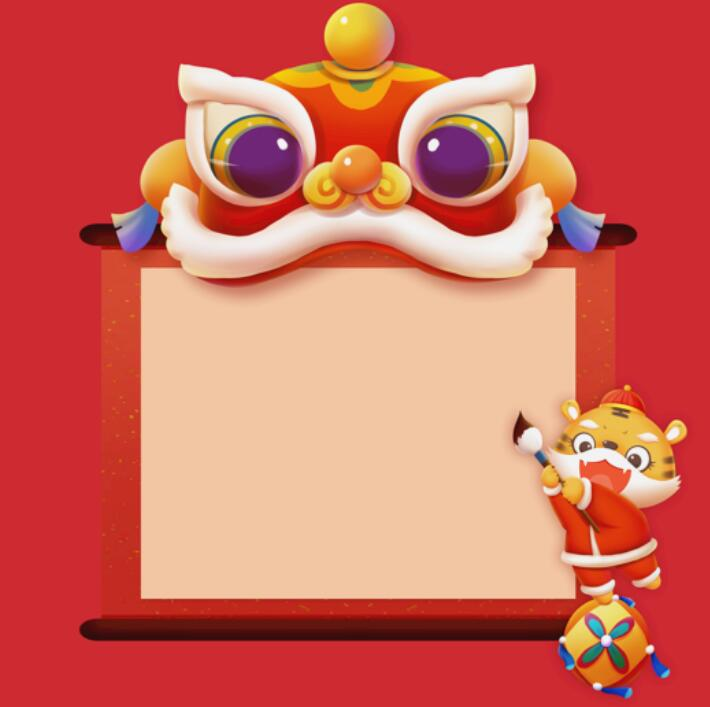
#> input picture NumberImgGrenerator/RawNumberBG.jpg, 710 x 707 px, found by its file name
$ python GrenerateNumberImg.py
#> lines starting #> are read from the running program, lines starting #| are printed output that depends on the picture
from PIL import Image
from PIL import ImageFont
from PIL import ImageDraw
img = Image.open("./NumberImgGrenerator/RawNumberBG.jpg")
#> img is the input picture: PIL image 710x707 RGB; mean R, G, B 211.3, 105.9, 90.8
font = ImageFont.truetype(r'./NumberImgGrenerator/FZZJ-LongYTJW.TTF', 200)
# font = ImageFont.truetype(r'Osake.ttf', 330)

for i in range(1, 300+1):
    tmpImg = img.copy()
    draw = ImageDraw.Draw(tmpImg)
    draw_str = '{0:03}'.format(i)

    px = 180
    py = 320

    draw.text((px, py), draw_str, (0,0,0), font=font)
    tmpImg.save('./RawImgs/CharaImages/NumberImgs/Number_{}.jpg'.format(draw_str))
#> this loop made 300 passes
#> pass 1, `tmpImg.save('./RawImgs/CharaImages/NumberImgs/Number_{}.jpg'.format(dr..`:
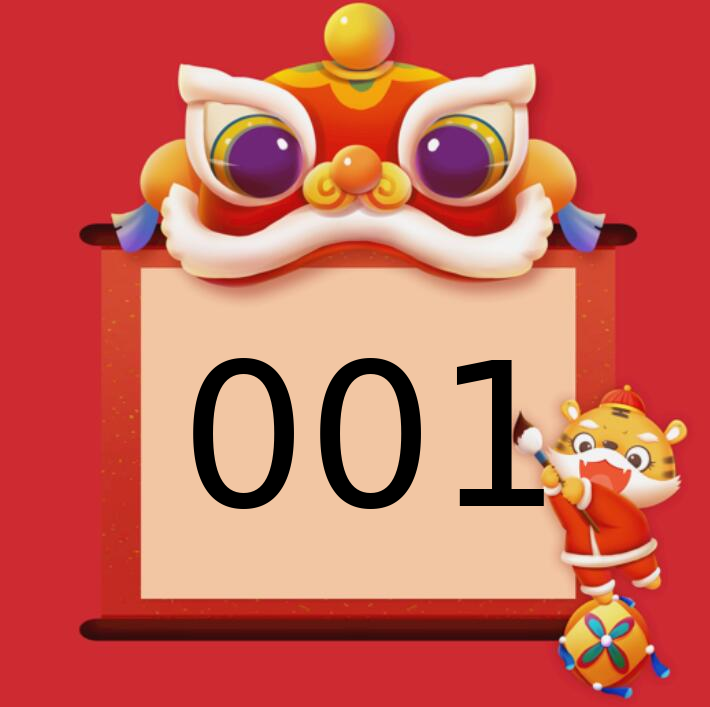
#> saved as Number_001.jpg: PIL image 710x707 RGB; mean R, G, B 202.8, 99, 85.1
#> pass 2, `tmpImg.save('./RawImgs/CharaImages/NumberImgs/Number_{}.jpg'.format(dr..`:
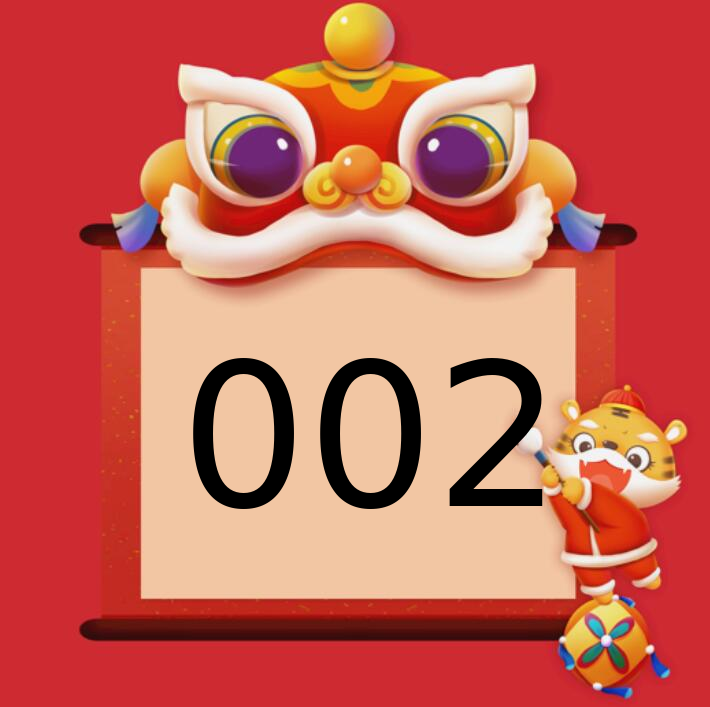
#> saved as Number_002.jpg: PIL image 710x707 RGB; mean R, G, B 202.5, 98.7, 84.9
#> after the loop:
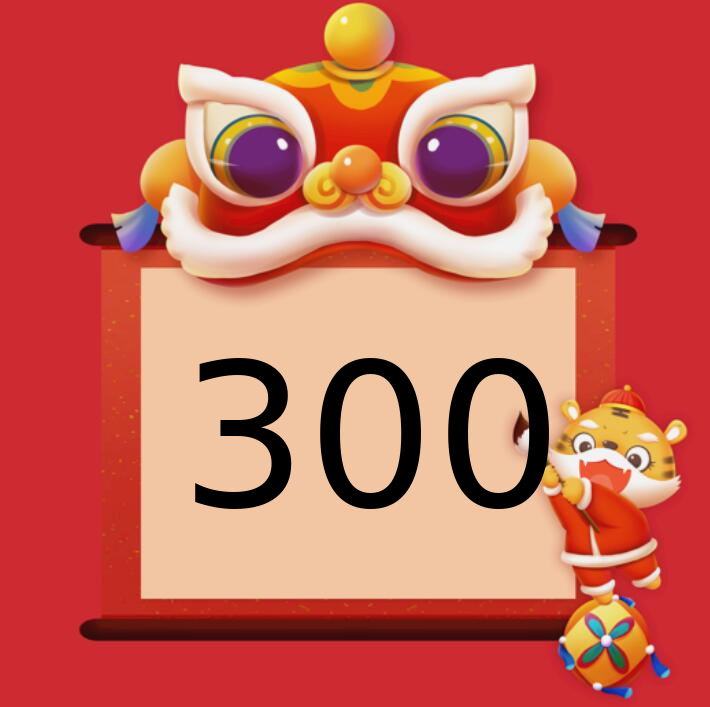
#> tmpImg: PIL image 710x707 RGB; mean R, G, B 202.4, 98.6, 84.8
